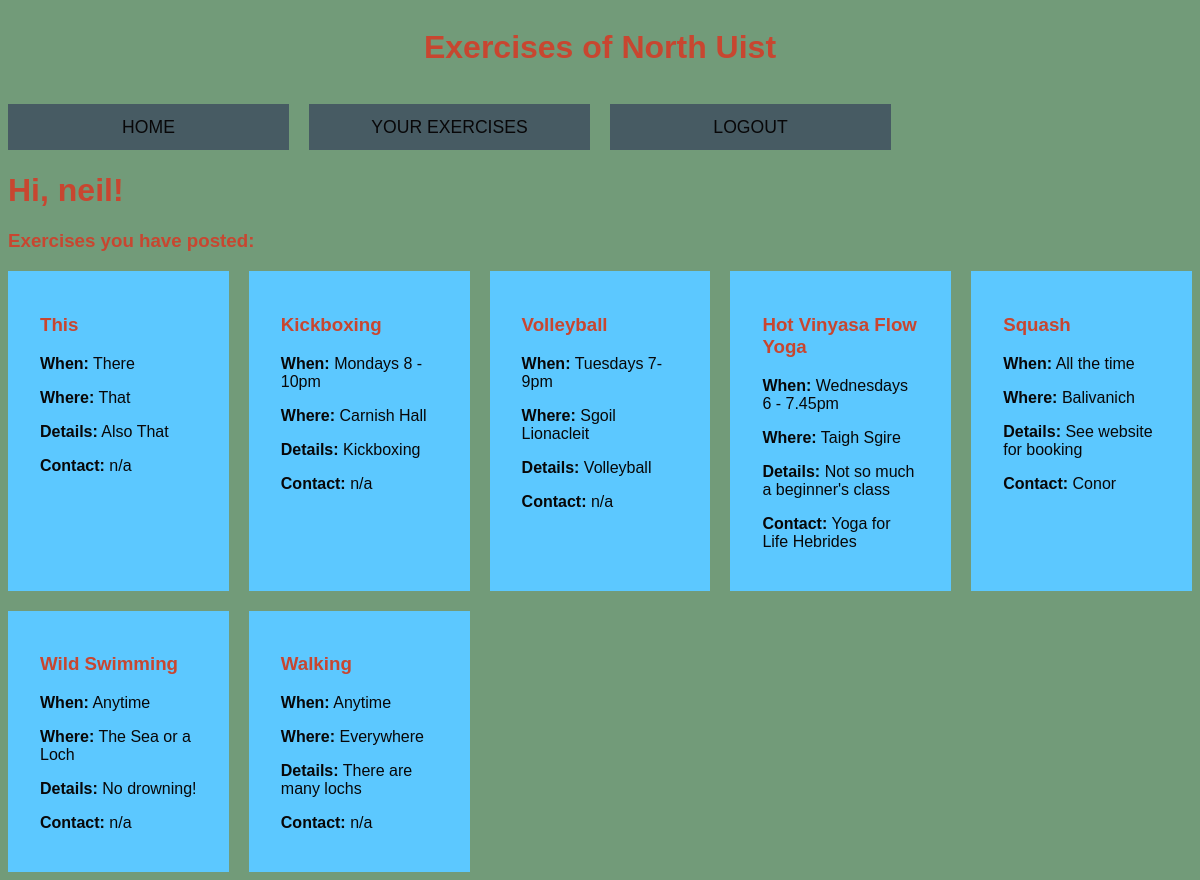
The app's page /index (signed in) with its own data.
### app/models.py (models this page shows, shortened)
class User(UserMixin, db.Model):
    id = db.Column(db.Integer, primary_key=True)
    username = db.Column(db.String(64), index=True, unique=True)
    email = db.Column(db.String(120), index=True, unique=True)
    password_hash = db.Column(db.String(128))
    exercises = db.relationship('Exercise', backref='author', lazy='dynamic')
    about_me = db.Column(db.String(140))

class Exercise(db.Model):
    id = db.Column(db.Integer, primary_key=True)
    title = db.Column(db.String(64))
    date_time = db.Column(db.String(64))
    location = db.Column(db.String(140))
    details = db.Column(db.String(240))
    contact = db.Column(db.String(120))
    timestamp = db.Column(db.DateTime, index=True, default=datetime.utcnow)
    user_id = db.Column(db.Integer, db.ForeignKey('user.id'))

### app/routes.py (the view)
@app.route('/')                 # decorators; create associations between URL given and the function below
@app.route('/index')
def index():
    user = {'username': 'Neil'}
    exercises = Exercise.query.all()
    return render_template('index.html', title="Home", exercises=exercises)

### app/models.py (called while the page is built)
@login.user_loader
def load_user(id):
    return User.query.get(int(id))

### app/templates/index.html
{% extends "base.html" %}
{% block content %}
      <div>
        <div class="greet">
      <h1>Hi, {{ current_user.username }}!</h1>
      <h3>Exercises you have posted:</h3>
      </div>
      <div class="boxes">
      {% for exercise in exercises %}
        {% include '_post.html' %}
      {% endfor %}
      </div>
      </div>
{% endblock %}

### app/templates/_post.html
<div class="box">
  <h3>{{exercise.title}}</h3>
  <p><b>When:</b>{{" " + exercise.date_time}}</p>
  <p><b>Where:</b>{{" " + exercise.location}}</p>
  <p><b>Details:</b>{{" " + exercise.details}}</p>
  <p><b>Contact:</b>{{" " + exercise.contact}}</p>
</div>

### app/static/css/style.css (style rules this page uses)
:root { --dark: #080708; --blue: #5CC8FF; --red: #C84630; --green: #729B79; --grey: #475B63; }
body { font-family: 'Helvetica'; background-color: var(--green); color: var(--dark); }
h1, h3 { color: var(--red); }
.boxes { display: grid; grid-gap: 20px; grid-template-columns: repeat(auto-fit, minmax(200px, 1fr)); }
.box { background: var(--blue); text-align: left; padding: 1.5rem 2rem; padding: 1.5rem 2rem; }

### records on screen
User: username "neil"
Exercise: title "This", date_time "There", location "That", details "Also That", contact "n/a"
Exercise: title "Kickboxing", date_time "Mondays 8 - 10pm", location "Carnish Hall", details "Kickboxing", contact "n/a"
Exercise: title "Volleyball", date_time "Tuesdays 7-9pm", location "Sgoil Lionacleit", details "Volleyball", contact "n/a"
Exercise: title "Hot Vinyasa Flow Yoga", date_time "Wednesdays 6 - 7.45pm", location "Taigh Sgire", details "Not so much a beginner's class", contact "Yoga for Life Hebrides"
Exercise: title "Squash", date_time "All the time", location "Balivanich", details "See website for booking", contact "Conor"
Exercise: title "Wild Swimming", date_time "Anytime", location "The Sea or a Loch", details "No drowning!", contact "n/a"
Exercise: title "Walking", date_time "Anytime", location "Everywhere", details "There are many lochs", contact "n/a"
